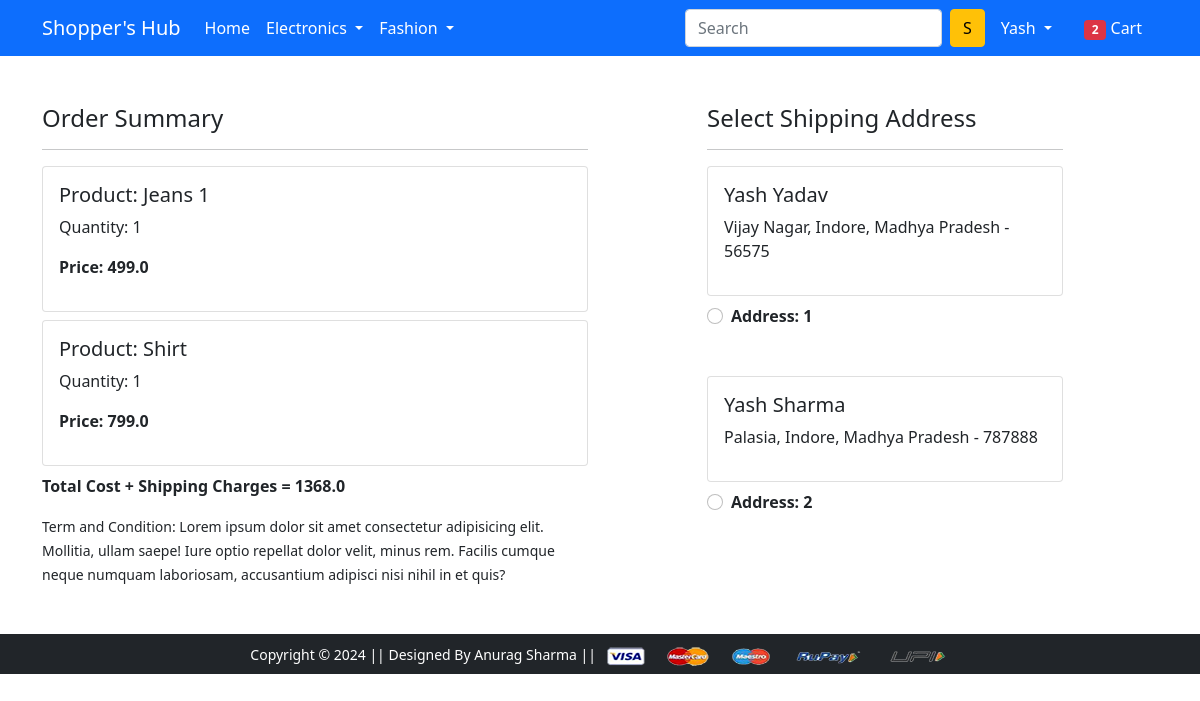
The page /checkout/ (signed in) on the database its author committed.
### app/models.py (models this page shows, shortened)
class Cart(models.Model):
    user = models.ForeignKey(User, on_delete=models.CASCADE)
    product = models.ForeignKey(Product, on_delete=models.CASCADE)
    quantity = models.PositiveIntegerField(default=1)
    @property
    def total_cost(self):
        return self.quantity * self.product.discounted_price

class Product(models.Model):
    title = models.CharField(max_length=100)
    selling_price = models.FloatField()
    discounted_price = models.FloatField()
    description = models.TextField(default=' ')
    brand = models.CharField(max_length=100)
    category = models.CharField(choices=CATEGORY_CHOICES, max_length=3)
    product_image = models.ImageField(upload_to='productimg')

class Customer(models.Model):
    user = models.ForeignKey(User, on_delete=models.CASCADE)
    name = models.CharField(max_length=100)
    locality = models.CharField(max_length=200)
    city = models.CharField(max_length=50)
    zipcode = models.IntegerField()
    state = models.CharField(choices=STATE_CHOICES, max_length=100)

### app/views.py (the view)
# urls.py: path('checkout/', views.checkout, name='checkout'),
@login_required
def checkout(request):
	totalitem = 0
	user = request.user
	add = Customer.objects.filter(user=user)
	cart_items = Cart.objects.filter(user=request.user)
	amount = 0.0
	shipping_amount = 70.0
	totalamount = 0.0  # Initialize totalamount
	cart_product = [p for p in Cart.objects.all() if p.user == request.user]
	if cart_product:
		for p in cart_product:
			tempamount = (p.quantity * p.product.discounted_price)
			amount += tempamount
		totalamount = amount + shipping_amount
	if request.user.is_authenticated:
			totalitem = len (Cart.objects.filter(user=request.user))
	return render(request, 'app/checkout.html', {'add':add, 'totalcost':totalamount, 'cart_items':cart_items, 'totalitem':totalitem})

### app/templates/app/checkout.html (shortened to what this page needs)
{% extends 'app/base.html' %}
{% load static %}
{% block main-content %}
<div class="container">
  <div class="row mt-5">
    <div class="col-sm-6">
      <h4>Order Summary</h4>
      <hr>
      {% for item in cart_items %}
      <div class="card mb-2">
        <div class="card-body">
          <h5>Product: {{item.product.title}}</h5>
          <p>Quantity: {{item.quantity}}</p>
          <p class="fw-bold">Price: {{item.total_cost}}</p>
        </div>
      </div>
      {% endfor %}
      <p class="fw-bold">Total Cost + Shipping Charges = {{totalcost}}</p>
      <small>Term and Condition: Lorem ipsum dolor sit amet consectetur adipisicing elit. Mollitia, ullam saepe! Iure
        optio repellat dolor velit, minus rem. Facilis cumque neque numquam laboriosam, accusantium adipisci nisi nihil
        in et quis?</small>
    </div>
    <div class="col-sm-4 offset-sm-1">
      <h4>Select Shipping Address</h4>
      <hr>
      <form action="/paymentdone" id="myform">
        {% for ad in add %}
        <div class="card">
          <div class="card-body">
            <h5>{{ad.name}}</h5>
            <p>{{ad.locality}}, {{ad.city}}, {{ad.state}} - {{ad.zipcode}}</p>
          </div>
        </div>
        <div class="form-check mt-2 mb-5">
          <input class="form-check-input" type="radio" name="custid" id="custadd{{forloop.counter}}" value="{{ad.id}}">
          <label class="form-check-label fw-bold" for="custadd{{forloop.counter}}">
            Address: {{forloop.counter}} </label>
        </div>
        {% endfor %}
      </form>
    </div>
  </div>
</div>
{% endblock main-content %}

### app/templates/app/base.html (shortened to what this page needs)
<!doctype html>
{% load static %}
<html lang="en">
  <head>
    <link href="https://cdn.jsdelivr.net/npm/bootstrap@5.0.0-beta1/dist/css/bootstrap.min.css" rel="stylesheet">
    <link rel="stylesheet" href="{% static 'app/css/owl.carousel.min.css' %}">
    <link rel="stylesheet" href="{% static 'app/css/all.min.css' %}">
    <link rel="stylesheet" href="{% static 'app/css/style.css' %}">
  </head>
  <body>
    <nav class="navbar navbar-expand-lg navbar-dark bg-primary">
     <div class="container">
       <a class="navbar-brand" href="/">Shopper's Hub</a>
       <div class="collapse navbar-collapse" id="navbarSupportedContent">
         <ul class="navbar-nav me-auto mb-2 mb-lg-0">
           <li class="nav-item">
             <a class="nav-link active" aria-current="page" href="/">Home</a>
           </li>
           <li class="nav-item dropdown">
             <a class="nav-link dropdown-toggle text-white" href="#" id="electronicsDropdown" role="button" data-bs-toggle="dropdown" aria-expanded="false">
               Electronics
             </a>
           </li>
           <li class="nav-item dropdown">
             <a class="nav-link dropdown-toggle text-white" href="#" id="fashionDropdown" role="button" data-bs-toggle="dropdown" aria-expanded="false">
               Fashion
             </a>
           </li>
         </ul>
         <form class="d-flex">
           <input class="form-control me-2" type="search" placeholder="Search" aria-label="Search">
           <button class="btn btn-warning" type="submit">S</button>
         </form>
         <div>
          <ul class="navbar-nav me-auto mb-2 mb-lg-0">
          {% if request.user.is_authenticated %}
           <li class="nav-item dropdown mx-2">
              <a class="nav-link dropdown-toggle text-white" href="#" id="profileDropdown" role="button" data-bs-toggle="dropdown" aria-expanded="false">
                {{ request.user.username|capfirst}}
              </a>
            </li>
            <li class="nav-item mx-2">
             <a href="{% url 'showcart' %}" class="nav-link text-white"><span class="badge bg-danger">{{totalitem}}</span> Cart </a>
            </li>
          {% endif %}
          </ul>
         </div>
       </div>
     </div>
    </nav>
    {% block main-content %} {% endblock main-content %}
    <footer class="container-fluid bg-dark text-center p-2 mt-5">
        <small class="text-white">Copyright &copy; 2024 || Designed By Anurag Sharma || </small>
        <img src="{% static 'app/images/payment.png' %}" alt="" srcset="" class="img-fluid" height="2px">
    </footer>
  </body>
</html>

### rows shown on the page
Cart: product "Jeans 1", quantity "1", total_cost "499.0"
Cart: product "Shirt", quantity "1", total_cost "799.0"
Customer: name "Yash Yadav", locality "Vijay Nagar", city "Indore", state "Madhya Pradesh", zipcode "56575"
Customer: name "Yash Sharma", locality "Palasia", city "Indore", state "Madhya Pradesh", zipcode "787888"

### other values the page prints
{{ request.user.username|capfirst }} "Yash"
{{ totalitem }} "2"
{{ totalcost }} "1368.0"
